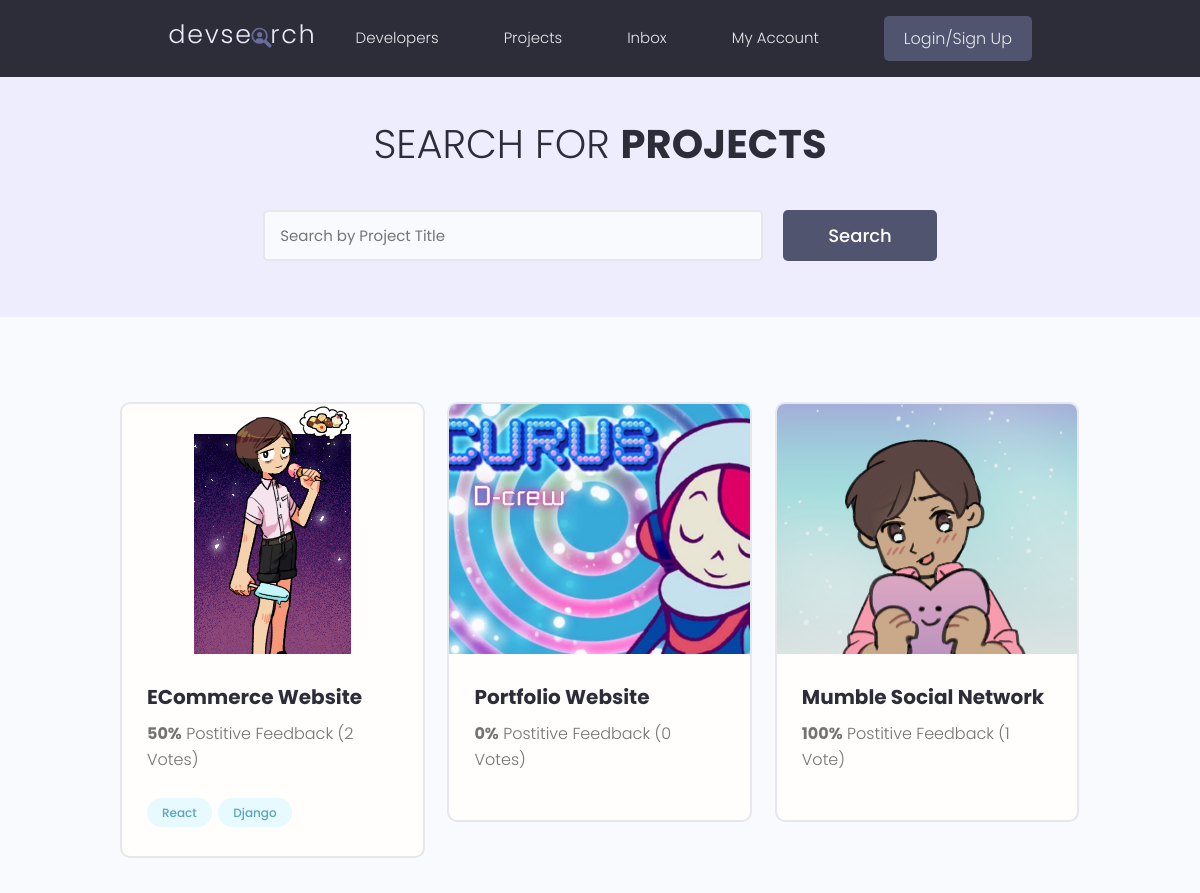
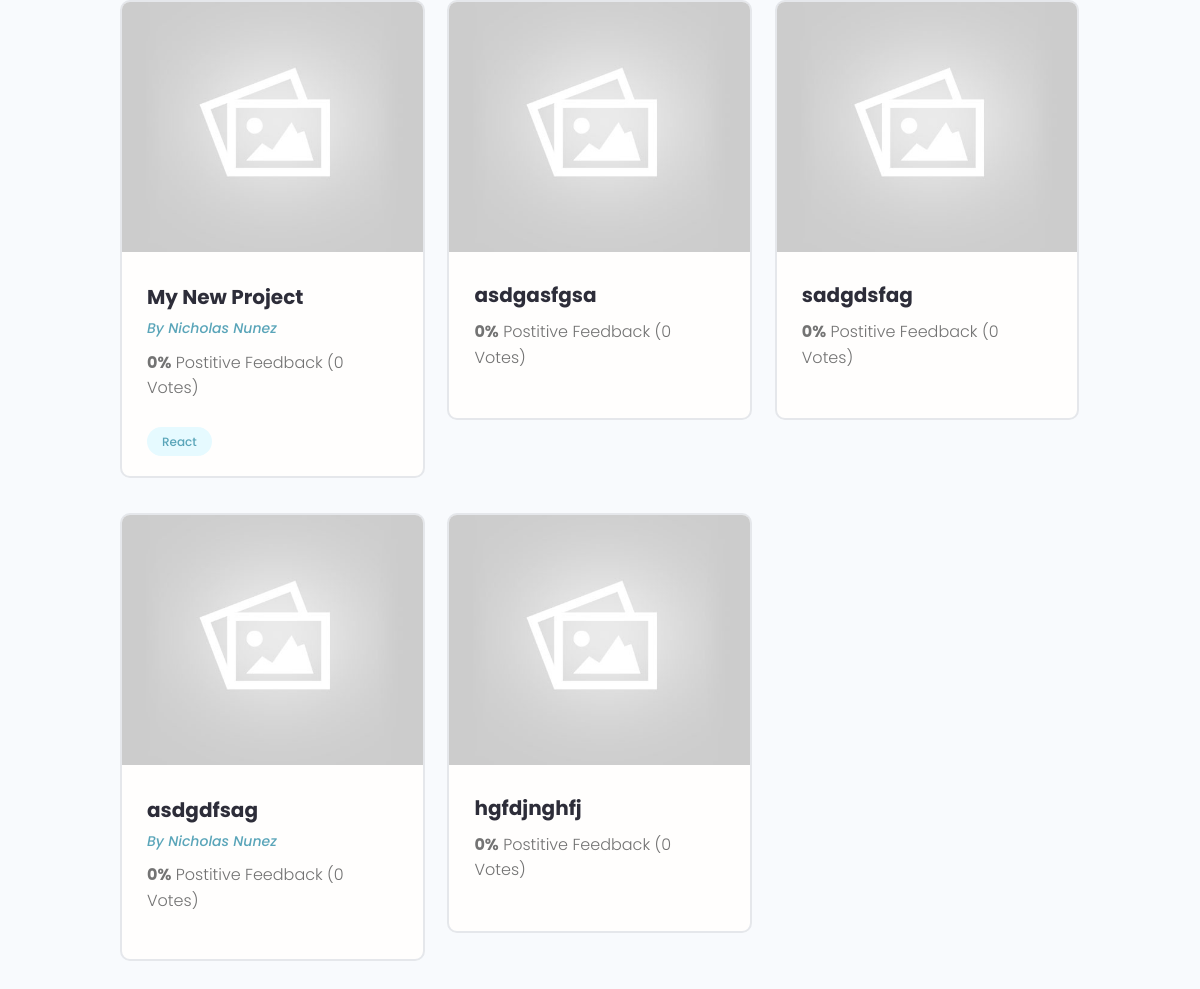
The page /projects/ on the database as committed earlier (2 pictures, top to bottom).
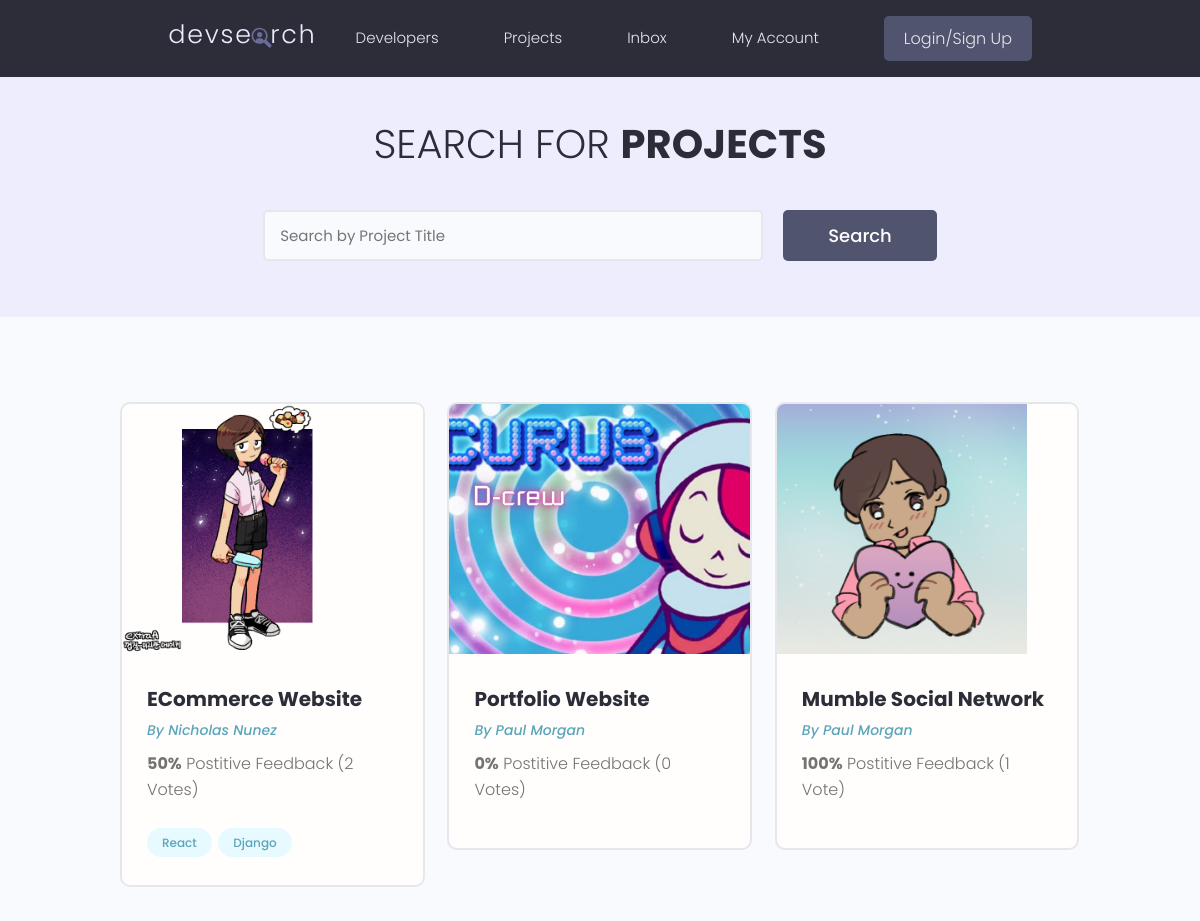
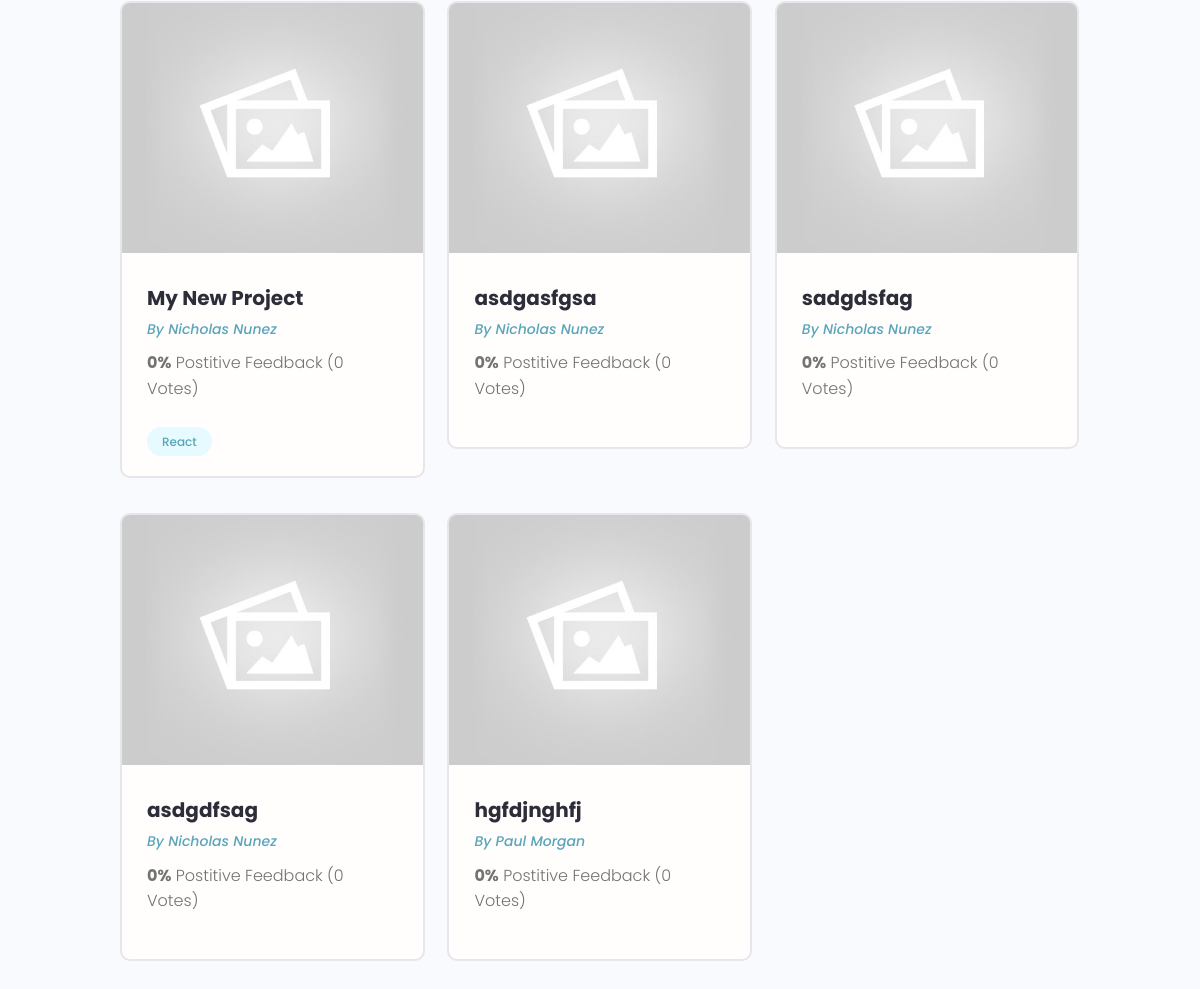
The same page on the database as committed later (2 pictures, top to bottom).
### projects/models.py (models this page shows, shortened)
class Project(models.Model):
    owner = models.ForeignKey(Profile, null=True, blank=True, on_delete=models.SET_NULL)
    title = models.CharField(max_length=200)
    description = models.TextField(null=True, blank=True)
    featured_image = models.ImageField(null=True, blank=True, default="default.jpg")
    demo_link = models.CharField(max_length=2000, null=True, blank=True)
    source_link = models.CharField(max_length=2000, null=True, blank=True)
    tags = models.ManyToManyField('Tag', blank=True)
    vote_total = models.IntegerField(default=0, null=True, blank=True)
    vote_ratio = models.IntegerField(default=0, null=True, blank=True)
    created = models.DateTimeField(auto_now_add=True)
    id = models.UUIDField(default=uuid.uuid4, unique=True, primary_key=True, editable=False)

### users/models.py (models this page shows, shortened)
class Profile(models.Model):
    user = models.OneToOneField(User, on_delete=models.CASCADE, null=True, blank=True)
    name = models.CharField(max_length=200, null=True, blank=True)
    email = models.EmailField(max_length=500, null=True, blank=True)
    username = models.CharField(max_length=200, null=True, blank=True)
    location = models.CharField(max_length=200, null=True, blank=True)
    short_intro = models.CharField(max_length=500, null=True, blank=True)
    bio = models.TextField(null=True, blank=True)
    profile_image = models.ImageField(null=True, blank=True, upload_to='profiles/', default='profiles/user-default.png')
    social_github = models.CharField(max_length=200, null=True, blank=True)
    social_twitter = models.CharField(max_length=200, null=True, blank=True)
    social_stackoverflow = models.CharField(max_length=200, null=True, blank=True)
    social_linkedin = models.CharField(max_length=200, null=True, blank=True)
    social_youtube = models.CharField(max_length=200, null=True, blank=True)
    social_website = models.CharField(max_length=200, null=True, blank=True)
    created = models.DateTimeField(auto_now_add=True)
    id = models.UUIDField(default=uuid.uuid4, unique=True, primary_key=True, editable=False)

### projects/views.py (the view)
# urls.py: path('projects/', include('projects.urls')),
def projects(request):
    projects = Project.objects.all()
    context = {'projects':projects}
    return render(request, 'projects/projects.html', context)

### projects/models.py (called while the page is built)
    def __str__(self): # This is what allows us to see the project by its title name in the db in the admin panel
        return self.name

### projects/templates/projects/projects.html (shortened to what this page needs)
{% extends 'main.html' %}
{% block content %}
  <main class="projects">
    <section class="hero-section text-center">
      <div class="container container--narrow">
        <div class="hero-section__box">
          <h2>Search for <span>Projects</span></h2>
        </div>
        <div class="hero-section__search">
          <form class="form" action="#" method="get">
            <div class="form__field">
              <input class="input input--text" id="formInput#search" type="text" name="text"
                placeholder="Search by Project Title" />
            </div>
            <input class="btn btn--sub btn--lg" type="submit" value="Search" />
          </form>
        </div>
      </div>
    </section>
    <section class="projectsList">
      <div class="container">
        <div class="grid grid--three">
          {% for project in projects %}
          <div class="column">
            <div class="card project">
              <a href="{% url 'project' project.id %}" class="project">
                <img class="project__thumbnail" src="{{ project.featured_image.url }}" alt="project thumbnail" />
                <div class="card__body">
                  <h3 class="project__title">{{ project.title }}</h3>
                  {% if project.owner.id %}
                  <p><a class="project__author" href="{% url 'profile' project.owner.id %}">By {{ project.owner.name }}</a></p>
                  {% endif %}
                  <p class="project--rating">
                    <span style="font-weight: bold;">{{ project.vote_ratio }}%</span> Postitive
                    Feedback ({{ project.vote_total }} Vote{{ project.vote_total | pluralize:"s" }})
                  </p>
                  <div class="project__tags">
                    {% for tag in project.tags.all %}
                        <span class="tag tag--pill tag--main">
                            <small>{{ tag }}</small>
                        </span>
                    {% endfor %}
                  </div>
                </div>
              </a>
            </div>
          </div>
          {% endfor %}
        </div>
      </div>
    </section>
  </main>
{% endblock content %}

Rows that differ between the two databases and show on the page:
changed Project "ECommerce Website": owner.name (not shown) → "Nicholas Nunez"
changed Project "Portfolio Website": owner.name (not shown) → "Paul Morgan"
changed Project "Mumble Social Network": owner.name (not shown) → "Paul Morgan"
changed Project "asdgasfgsa": owner.name (not shown) → "Nicholas Nunez"
changed Project "sadgdsfag": owner.name (not shown) → "Nicholas Nunez"
changed Project "hgfdjnghfj": owner.name (not shown) → "Paul Morgan"
